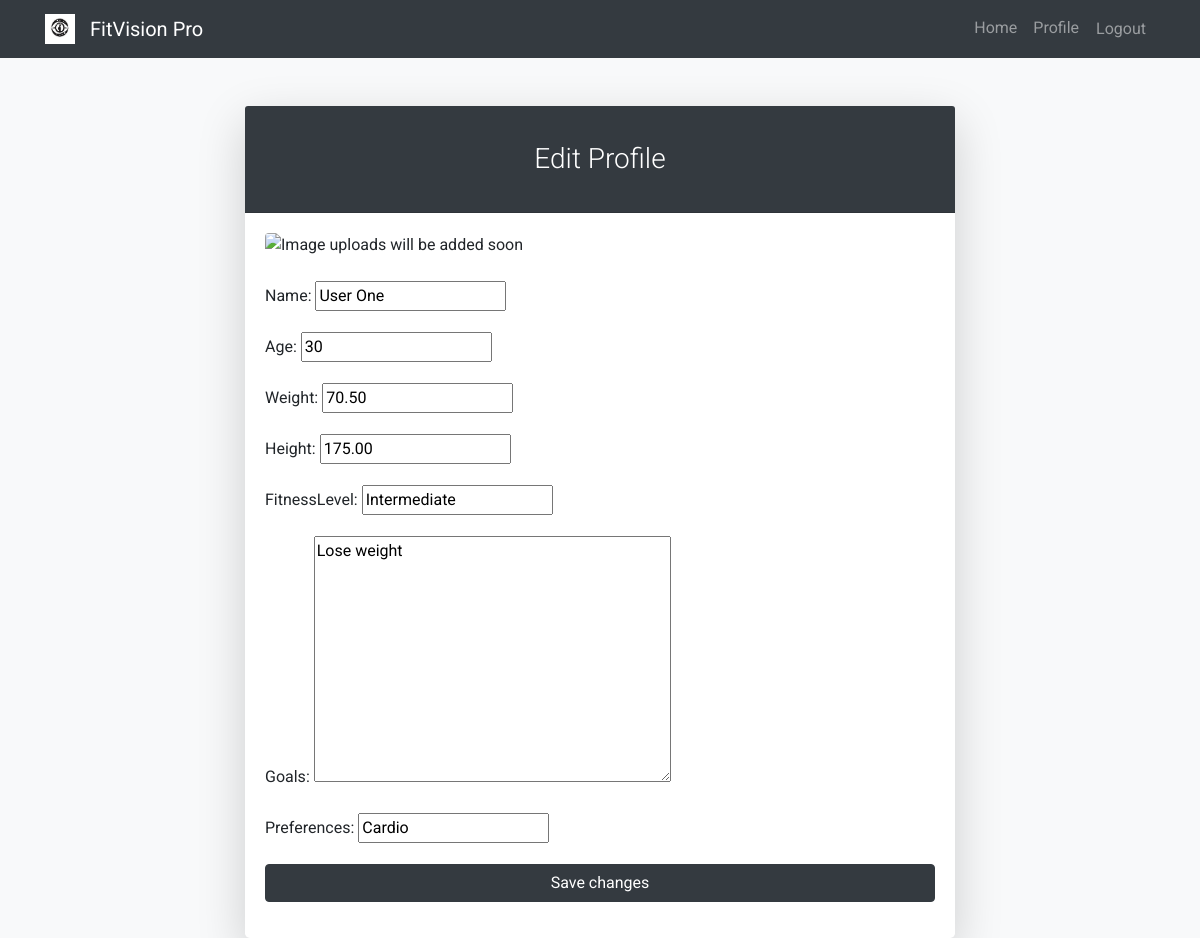
The page /accounts/profile/edit/ (signed in) on the database its author committed.
### authintication/models.py (models this page shows, shortened)
class Profile(models.Model):
    user = models.OneToOneField(User, on_delete=models.CASCADE)
    name = models.CharField(max_length=100)  # This should be a separate field
    age = models.IntegerField(null=True)
    weight = models.DecimalField(max_digits=5, decimal_places=2, null=True)
    height = models.DecimalField(max_digits=5, decimal_places=2, null=True)
    fitnessLevel = models.CharField(max_length=50, null=True)
    goals = models.TextField(null=True)
    preferences = models.CharField(max_length=20, null=True)

### authintication/views.py (the view)
# urls.py: path('profile/edit/', views.edit_profile, name='edit_profile'),
@login_required
def edit_profile(request):
    if request.method == 'POST':
        form = ProfileForm(request.POST, instance=request.user.profile)
        if form.is_valid():
            form.save()
            return redirect('profile')
    else:
        form = ProfileForm(instance=request.user.profile)
    return render(request, 'edit_profile.html', {'form': form})

### authintication/forms.py
class ProfileForm(forms.ModelForm):
    class Meta:
        model = Profile
        fields = ['name', 'age', 'weight', 'height', 'fitnessLevel', 'goals', 'preferences']

### authintication/templates/edit_profile.html (shortened to what this page needs)
{% extends 'base_generic.html' %}
{% block content %}
  <div class="container mt-5">
    <div class="row justify-content-center">
      <div class="col-md-8">
        <div class="card shadow-lg border-0 rounded-lg">
          <div class="card-header bg-dark text-white">
            <h3 class="text-center font-weight-light my-4">Edit Profile</h3>
          </div>
          <div class="card-body">
            <img src="" alt="Image uploads will be added soon" class="img-fluid rounded mx-auto d-block mb-4" />
            <form method="post">
              {{ form.as_p }}
              <div class="form-group">
                <button type="submit" class="btn btn-dark btn-block">Save changes</button>
              </div>
            </form>
          </div>
        </div>
      </div>
    </div>
  </div>
{% endblock %}

### FitVision/static/styles_base.css (style rules this page uses)
body { background-color: #f8f9fa; font-family: 'Roboto', sans-serif; }

### rows shown on the page
Profile: name "User One", age "30", weight "70.50", height "175.00", fitnessLevel "Intermediate", goals "Lose weight", preferences "Cardio"
